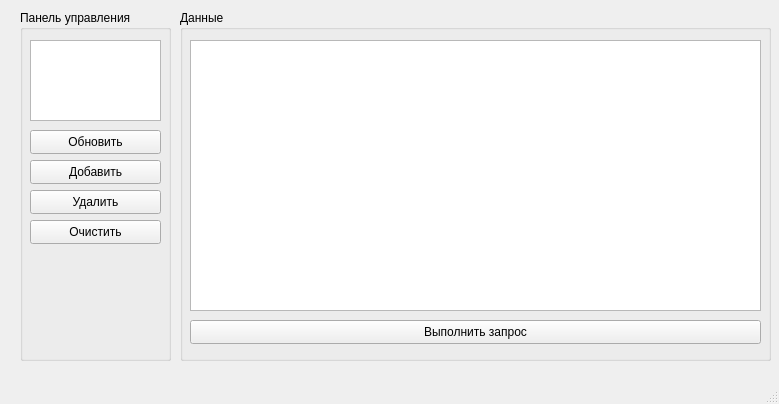
<?xml version="1.0" encoding="UTF-8"?>
<ui version="4.0">
 <class>MainWindow</class>
 <widget class="QMainWindow" name="MainWindow">
  <property name="geometry">
   <rect>
    <x>0</x>
    <y>0</y>
    <width>779</width>
    <height>404</height>
   </rect>
  </property>
  <property name="windowTitle">
   <string>MainWindow</string>
  </property>
  <widget class="QWidget" name="centralwidget">
   <widget class="QGroupBox" name="groupBox">
    <property name="geometry">
     <rect>
      <x>180</x>
      <y>10</y>
      <width>591</width>
      <height>351</height>
     </rect>
    </property>
    <property name="title">
     <string>Данные</string>
    </property>
    <widget class="QPushButton" name="requestPushButton">
     <property name="geometry">
      <rect>
       <x>10</x>
       <y>310</y>
       <width>571</width>
       <height>24</height>
      </rect>
     </property>
     <property name="text">
      <string>Выполнить запрос</string>
     </property>
    </widget>
    <widget class="QTableView" name="tableView">
     <property name="geometry">
      <rect>
       <x>10</x>
       <y>30</y>
       <width>571</width>
       <height>271</height>
      </rect>
     </property>
    </widget>
   </widget>
   <widget class="QGroupBox" name="groupBox_2">
    <property name="geometry">
     <rect>
      <x>20</x>
      <y>10</y>
      <width>151</width>
      <height>351</height>
     </rect>
    </property>
    <property name="title">
     <string>Панель управления</string>
    </property>
    <widget class="QPushButton" name="removePushButton">
     <property name="geometry">
      <rect>
       <x>10</x>
       <y>180</y>
       <width>131</width>
       <height>24</height>
      </rect>
     </property>
     <property name="text">
      <string>Удалить</string>
     </property>
    </widget>
    <widget class="QPushButton" name="resetPushButton">
     <property name="geometry">
      <rect>
       <x>10</x>
       <y>210</y>
       <width>131</width>
       <height>24</height>
      </rect>
     </property>
     <property name="text">
      <string>Очистить</string>
     </property>
    </widget>
    <widget class="QTextBrowser" name="statusDatabaseConnect">
     <property name="geometry">
      <rect>
       <x>10</x>
       <y>30</y>
       <width>131</width>
       <height>81</height>
      </rect>
     </property>
    </widget>
    <widget class="QPushButton" name="addPushButton">
     <property name="geometry">
      <rect>
       <x>10</x>
       <y>150</y>
       <width>131</width>
       <height>24</height>
      </rect>
     </property>
     <property name="text">
      <string>Добавить</string>
     </property>
    </widget>
    <widget class="QPushButton" name="uploadPushButton">
     <property name="geometry">
      <rect>
       <x>10</x>
       <y>120</y>
       <width>131</width>
       <height>24</height>
      </rect>
     </property>
     <property name="text">
      <string>Обновить</string>
     </property>
    </widget>
   </widget>
  </widget>
  <widget class="QMenuBar" name="menubar">
   <property name="geometry">
    <rect>
     <x>0</x>
     <y>0</y>
     <width>779</width>
     <height>21</height>
    </rect>
   </property>
  </widget>
  <widget class="QStatusBar" name="statusbar"/>
 </widget>
 <resources/>
 <connections/>
</ui>
